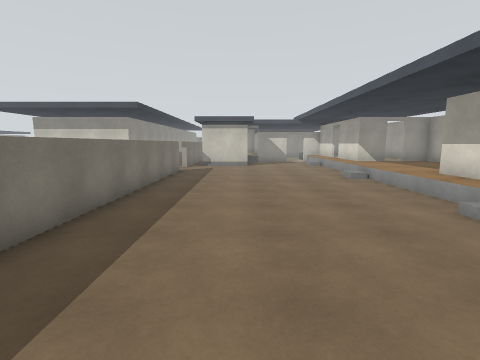
view 1 (above)

24 first-person views from a walk through a scene from a Unity 3-D project. The camera is 1.5 m above the floor, tilts 8° down and sees 85° across. The floor is counted in squares, 1 m on a side. Each view is taken from the middle of a square. On the plan, view 1 faces up. The plan holds only what a view shows up to about 14 squares ahead; the rest is blank. The place goes on beyond the plan. Door leaves are left out, so doorways stand open. Surface patterns are stand-ins for the level's own textures.

view 2
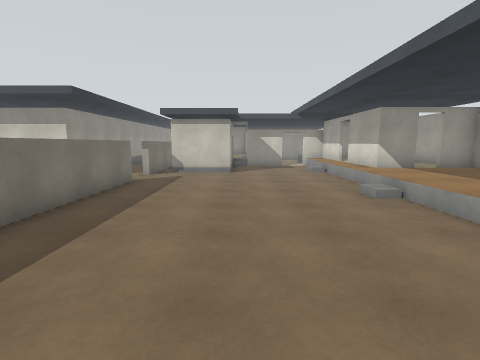

view 3
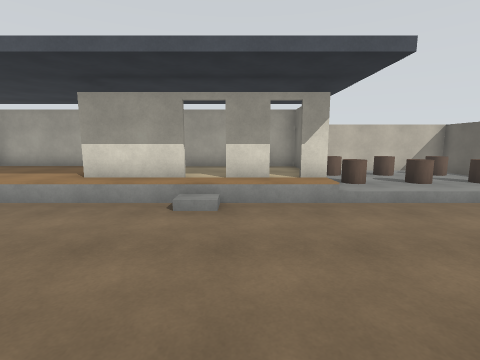

view 4
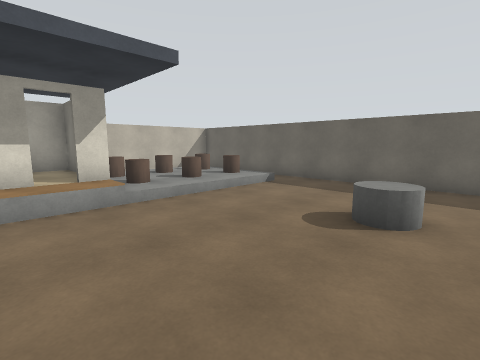

view 5
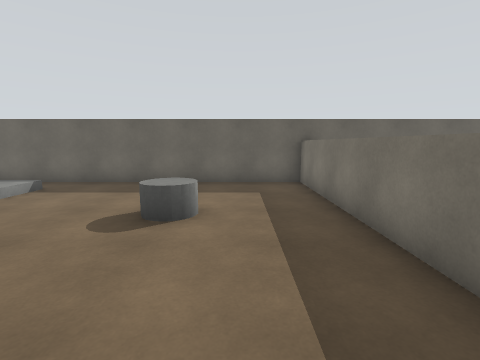

view 6
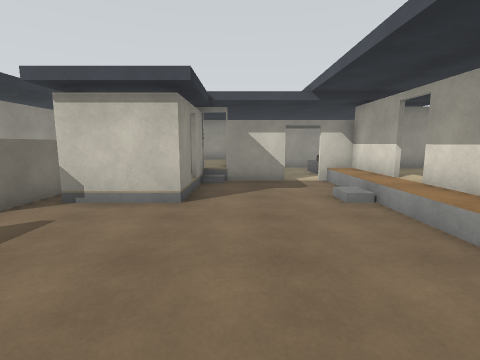

view 7
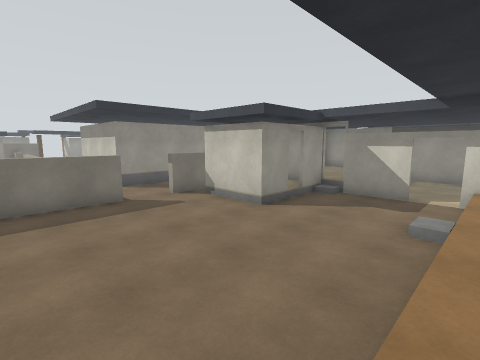

view 8
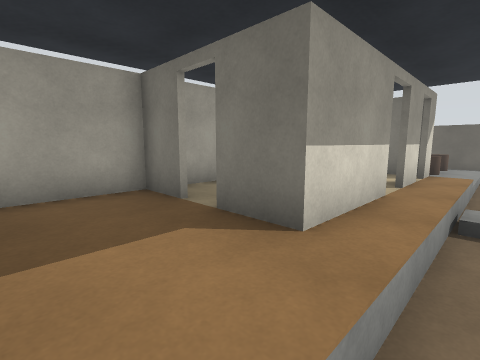

view 9
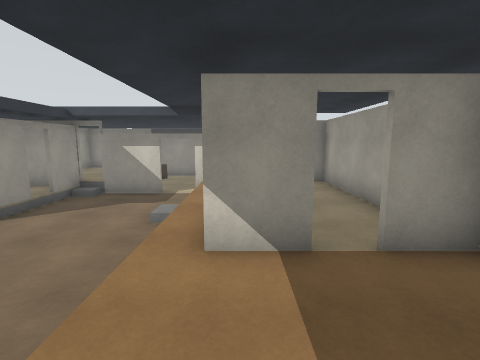

view 10
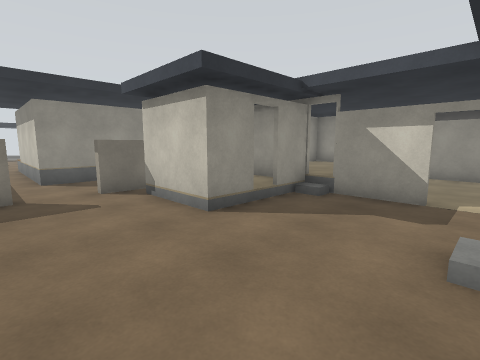

view 11
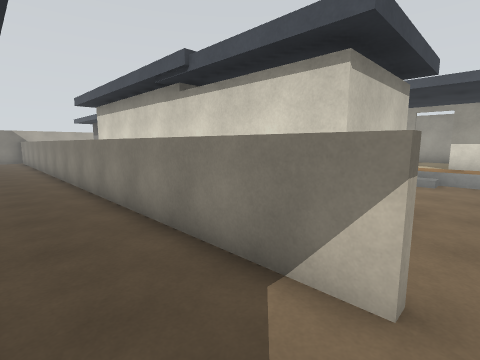

view 12
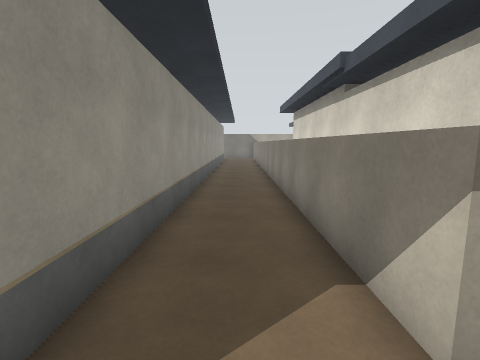

view 13
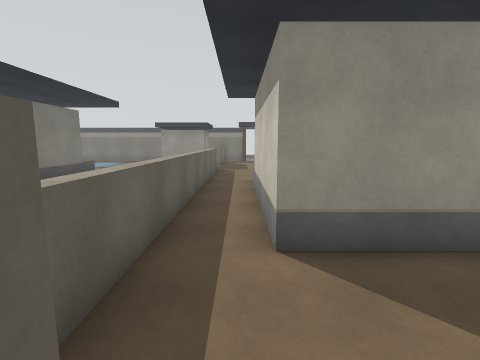

view 14
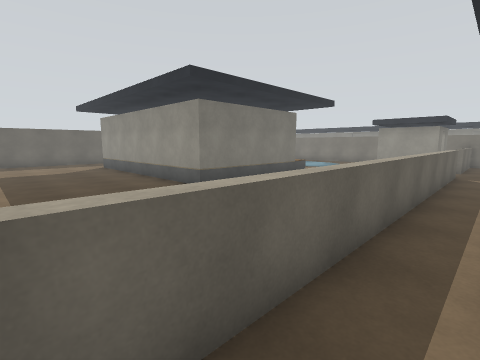

view 15
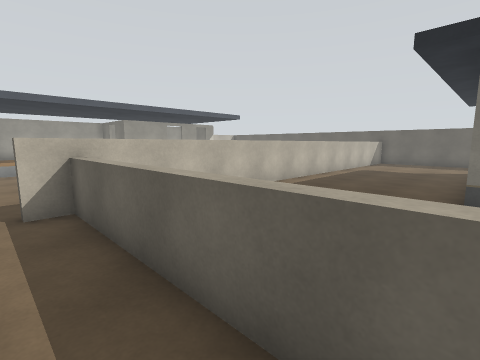

view 16
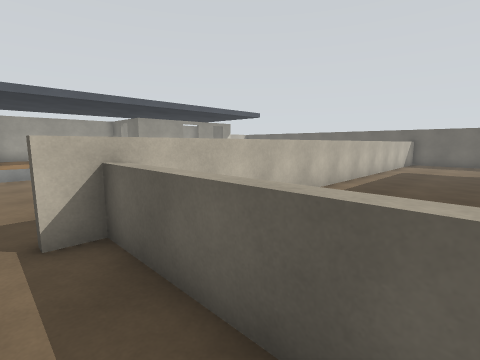

view 17
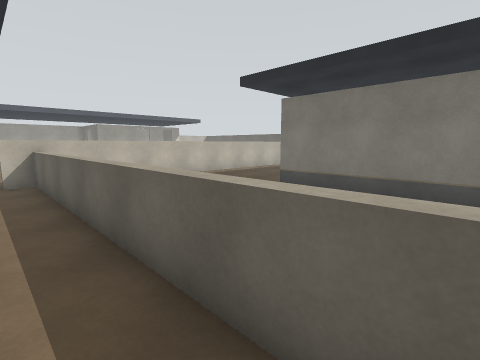

view 18
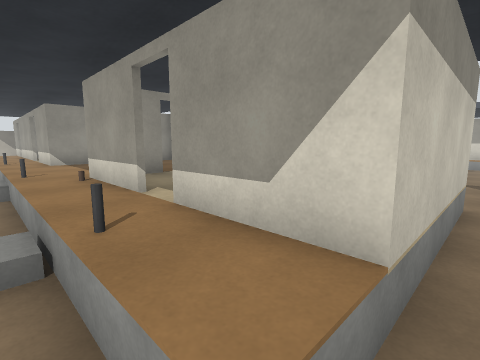

view 19
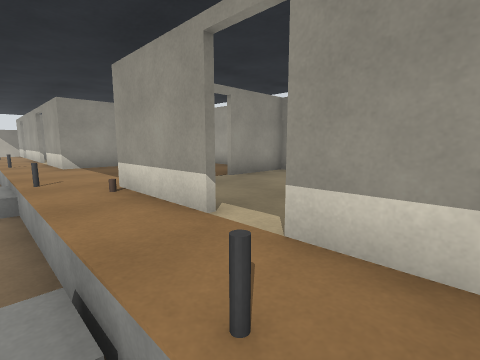

view 20
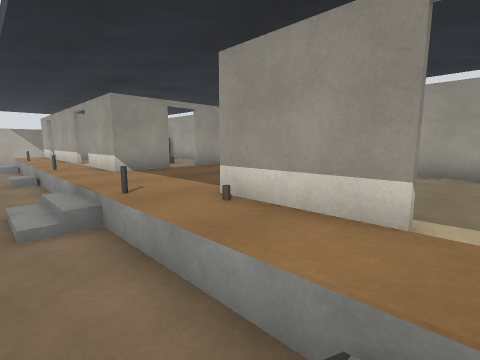

view 21
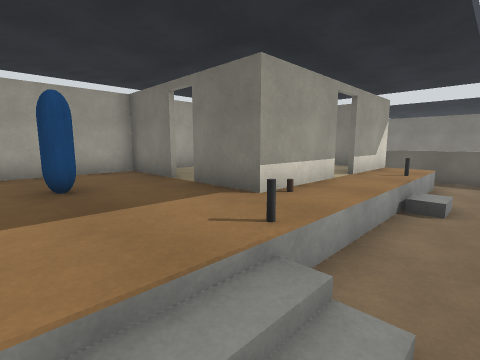

view 22
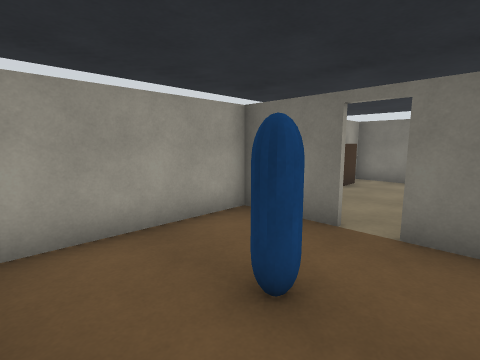

view 23
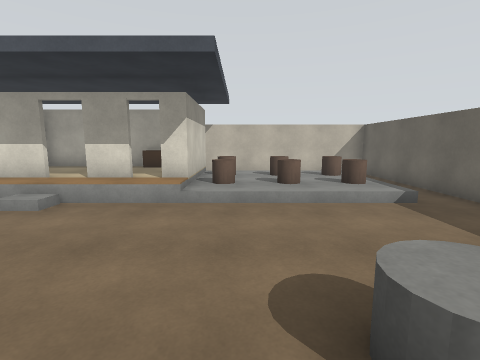

view 24
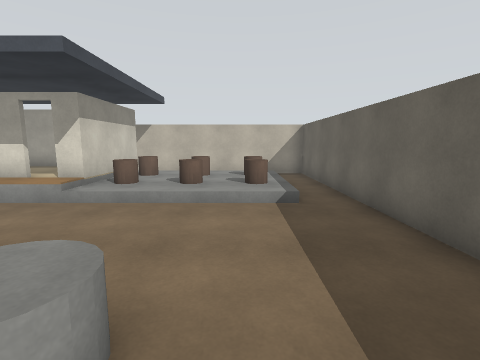

### Floor plan
Key: @ floor where view 1 was taken; # wall or solid block; x gap in a wall; . main floor; : floor 0.25 m higher than the main floor; + floor 0.5 m higher than the main floor; / step, stairs or slope; = window, fence, low wall or low ledge; ^ raised ledge; O other object.
Columns run from 15 left of view 1 to 12 right of it. Each row starts with its distance up from view 1.
 28 ..+######...###
 27 ..++++++#...##    ###
 26 ./++++++#...##+    ..
 25 ./+++#++#...##+++ ...O
 24 .//+++++#...##+++ ...O
 23 ..++++++#...## ++  ..
 22 ..+##xx##...####+##xx##
 21 ..+#++++#...#OOO/....+####
 20 ..+#++++#...#O O.....+#++#
 19 ./++++++#...#O O.....+#++#
 18 ../#+ ++^...#OOO..../++++#
 17 ..+#+ ++^...#........+#++#
 16 ..+######............+#++#
 15 .....................+#xx#
 14 ============#........++++#
 13 ............#........++++#
 12             #......./++++#
 11             #......./++++#
 10             #........++++#
  9             #........++++#
  8             #........+#xx#
  7 ######......#........+#++#
  6      #......#........+#++#
  5      #......#......./++++#
  4      #......#........+#++O
  3      #......#........+x++O
  2      #......#........+#### #
  1      #......#........:O:O: #
  0       ......#..@.....:O:O: #
 -1       ..... #..OO....:O:O: #
 -2       ..... #..OO....:O:O: #
 -3             #........:O:O: #
 -4             #........:O:O: #
 -5             #..............#
 -6           ##################

Where each view was taken, in squares from view 1:
view 1: 0 up, 0 right, facing up
view 2: 4 up, 1 right, facing up
view 3: 4 up, 1 left, facing right
view 4: 4 up, 1 left, facing down-right
view 5: 4 up, 1 left, facing down
view 6: 11 up, 2 right, facing up
view 7: 11 up, 6 right, facing up-left
view 8: 11 up, 5 right, facing down-right
view 9: 11 up, 7 right, facing up
view 10: 14 up, 5 right, facing up-left
view 11: 16 up, 6 left, facing up-right
view 12: 15 up, 5 left, facing up
view 13: 15 up, 3 left, facing left
view 14: 15 up, 4 left, facing down-left
view 15: 15 up, 10 left, facing down-right
view 16: 15 up, 8 left, facing down-right
view 17: 15 up, 15 left, facing down-right
view 18: 15 up, 14 left, facing up-right
view 19: 17 up, 14 left, facing up-right
view 20: 19 up, 15 left, facing up-right
view 21: 26 up, 15 left, facing down-right
view 22: 27 up, 11 left, facing down-right
view 23: 0 up, 1 left, facing right
view 24: 3 down, 1 left, facing right
